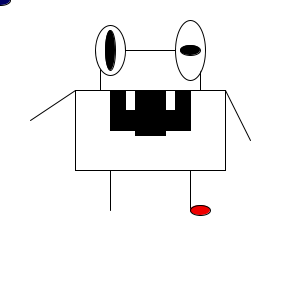
Frame 1 (no input)
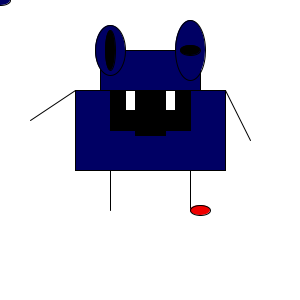
Frame 60 (the mouse pressed at the canvas centre just before this capture)
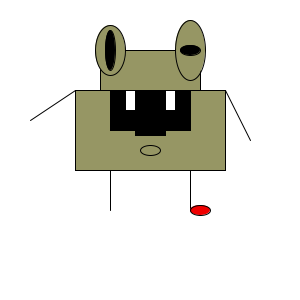
Frame 120 (the mouse held since frame 60 and released just before this capture)

The Processing sketch that drew these frames (run headless with seeded random() and noise(); from frame 60 on, the mouse is pressed at the canvas centre):

// Processing sketch: processing_23773
// ── processing_23773.pde

void setup (){
// Set the size of the window
size(300,300);
}

void draw () {
// Draw a white background
background (255);

// draw Albert's head/body
rectMode(CENTER);
rect(150,70,100,40);
rect(150,130,150,80);

//Draw Albert's eyes/ eyeball's
ellipseMode (CENTER);
ellipse (110,50,30,50);
ellipse (190,50,30,60);
stroke (0);
fill (0);
ellipse (190, 50,20,10);
ellipse (110,50,10,40);

//Draw Albert's mouth/ teeth
rectMode (CENTER);
rect(150,110,80,40);
rect(150,130,30,10);
stroke (0);
fill (255);
rect (130,100,10,20);
rect (170,100,10,20);

//Draw Albert's arms/ legs
line (110,170,110,210);
line (190,170,190,210);
line (75,90,30,120);
line (225,90,250,140);

//draw Albert's shoes
stroke (0);
fill (240,0,0);
ellipseMode (CENTER);
ellipse (200,210,20,10);
fill(mouseX,mouseY,100);
ellipse (mouseX, mouseY,20,10);

}
